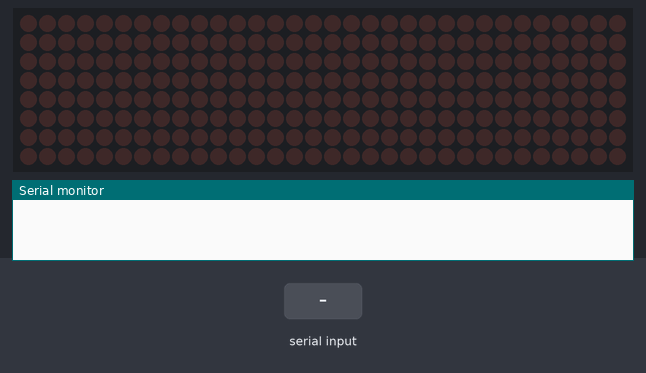
The sketch below on a simulated Arduino Uno, built with avr-gcc and run on an emulated ATmega328P. Shown: 32×8 LED matrix, the last lines printed to the serial monitor. The test bench sets the inputs (shaded band).

Above: at 1.2 s.
1.3 s: "1\n" received over Serial
At 2.5 s:
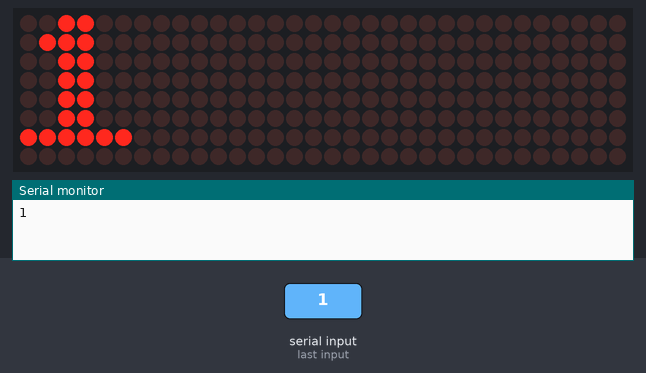
3.4 s: "0\n" received over Serial
At 5.0 s:
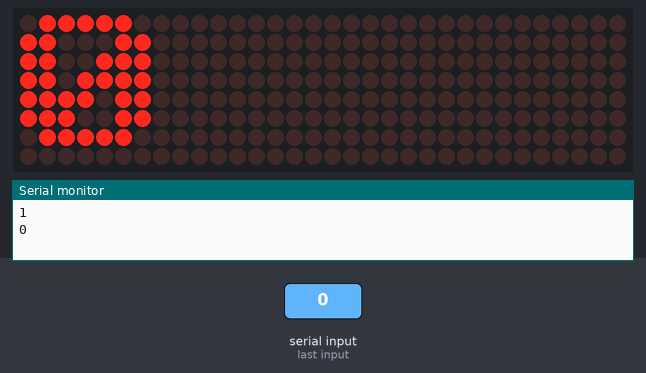
5.3 s: "2\n" received over Serial
At 6.6 s:
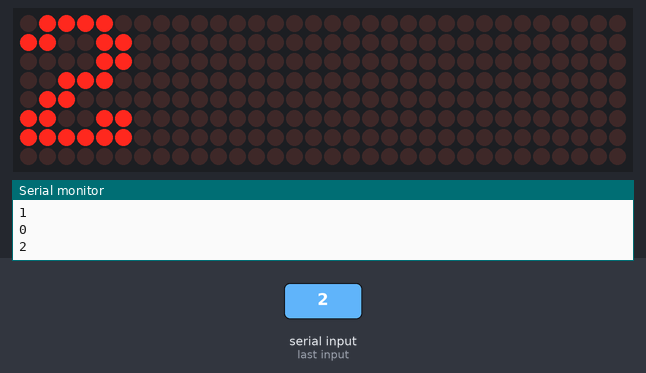
Timing chart, 0 to 8.3 s (numbered marks = the images above; inputs shaded):
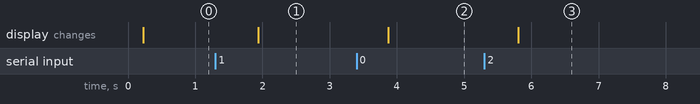

Measured:
- after the input at 1.3 s, the display: changes after 0.64 s (image 1)
- after the input at 3.4 s, the display: changes after 0.47 s (image 2)
- after the input at 5.3 s, the display: changes after 0.51 s (image 3)

The sketch:

126-dotmatrix.ino
```cpp
/**
 * La libreria LEDControl è reperibile qui:
 * http://wayoda.github.io/LedControl/
 * Oppure nel library manager come: LedControl di Eberhard Fahle
 */
#include "LedControl.h"
#include "caratteri.h"

#define pinCLK 10
#define pinCS 9
#define pinDIN 8

#define ELEMENTS 4

LedControl lc = LedControl(pinDIN, pinCLK, pinCS, ELEMENTS);

void setup() {
  Serial.begin(9600);
  for (int i = 0; i < ELEMENTS ; i++) {
    lc.shutdown(i,false);  // Wake up displays
    lc.setIntensity(i,5);  // Set intensity levels
    lc.clearDisplay(i);  // Clear Displays
  }
}

void printCharToElement(char c, int el){
  int charId = (byte)c;
  for (int r = 0; r <= 8; r++){
    lc.setRow(el,r,flipByte(font[charId][r]));
  }
}

char str[ELEMENTS] = "    ";
String line = String();

void loop() {

  if (Serial.available()){
    char p = Serial.read();
    line.concat(p);
    if (p == '\n') {
      line.toCharArray(str, 5);
      Serial.println(str);
      line = String();
    }
  }

  delay(200);

  for (int i = 0; i < ELEMENTS; i++) {
    byte el = ELEMENTS-i-1;
    printCharToElement(str[i], el);
  }

}
```

Source omitted: caratteri.h (data table, 9119 bytes)
